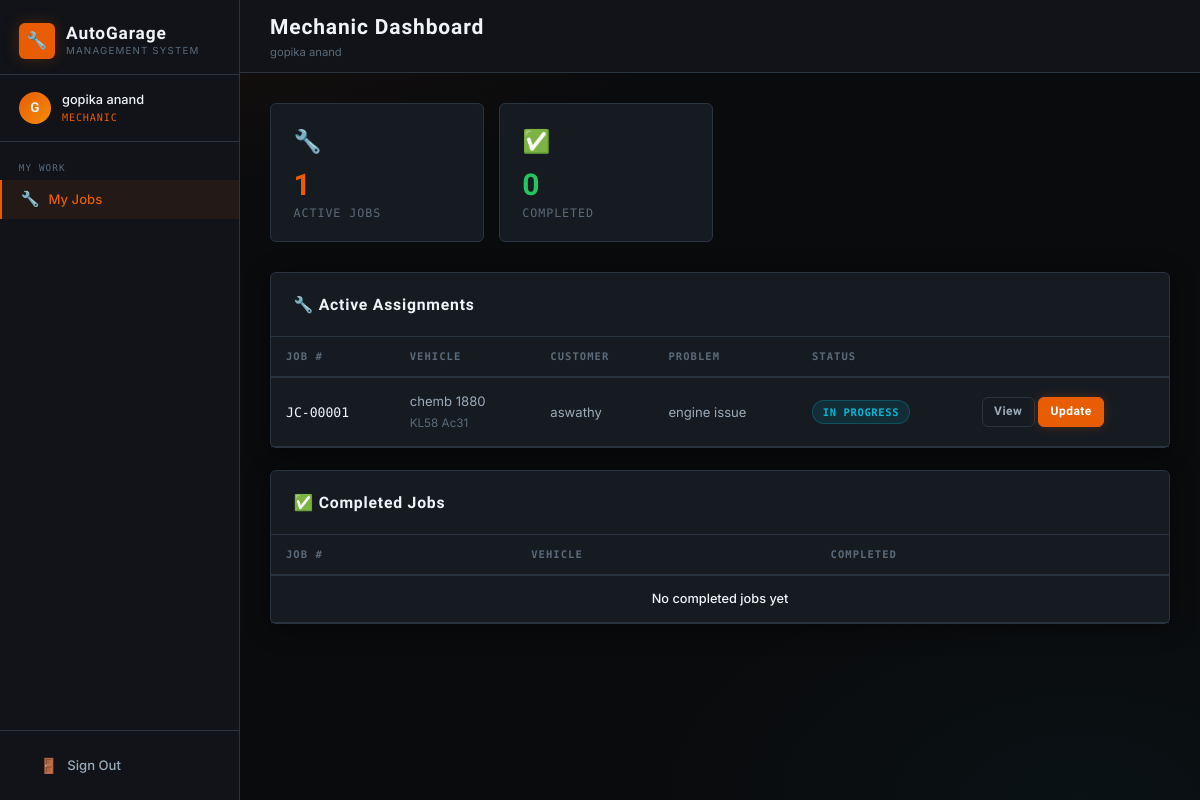
Screenshot of /mechanic/ (signed in) with the database file from the repository.
### core/models.py (models this page shows, shortened)
class UserProfile(models.Model):
    ROLE_CHOICES = [
        ('owner', 'Owner'),
        ('advisor', 'Service Advisor'),
        ('mechanic', 'Mechanic'),
        ('store_manager', 'Store Manager'),
    ]
    user = models.OneToOneField(User, on_delete=models.CASCADE, related_name='profile')
    role = models.CharField(max_length=20, choices=ROLE_CHOICES)
    phone = models.CharField(max_length=20, blank=True)
    created_at = models.DateTimeField(auto_now_add=True)

class JobCard(models.Model):
    STATUS_CHOICES = [
        ('pending', 'Pending'),
        ('in_progress', 'In Progress'),
        ('waiting_parts', 'Waiting for Parts'),
        ('completed', 'Completed'),
        ('delivered', 'Delivered'),
    ]
    job_number = models.CharField(max_length=20, unique=True, blank=True)
    vehicle = models.ForeignKey(Vehicle, on_delete=models.CASCADE, related_name='job_cards')
    advisor = models.ForeignKey(User, on_delete=models.SET_NULL, null=True, related_name='advised_jobs')
    mechanic = models.ForeignKey(User, on_delete=models.SET_NULL, null=True, blank=True, related_name='assigned_jobs')
    problem_description = models.TextField()
    repair_instructions = models.TextField(blank=True)
    status = models.CharField(max_length=20, choices=STATUS_CHOICES, default='pending')
    created_at = models.DateTimeField(auto_now_add=True)
    updated_at = models.DateTimeField(auto_now=True)
    completed_at = models.DateTimeField(null=True, blank=True)
    labour_cost = models.DecimalField(max_digits=10, decimal_places=2, default=0)
    notes = models.TextField(blank=True)

class Vehicle(models.Model):
    customer = models.ForeignKey(Customer, on_delete=models.CASCADE, related_name='vehicles')
    make = models.CharField(max_length=50)
    model = models.CharField(max_length=50)
    year = models.PositiveIntegerField()
    license_plate = models.CharField(max_length=20, unique=True)
    vin = models.CharField(max_length=50, blank=True)
    color = models.CharField(max_length=30, blank=True)
    mileage = models.PositiveIntegerField(default=0)

class Customer(models.Model):
    name = models.CharField(max_length=100)
    email = models.EmailField(blank=True)
    phone = models.CharField(max_length=20)
    address = models.TextField(blank=True)
    created_at = models.DateTimeField(auto_now_add=True)
    created_by = models.ForeignKey(User, on_delete=models.SET_NULL, null=True)

### core/views.py (the view)
# urls.py: path('mechanic/', views.mechanic_dashboard, name='mechanic_dashboard'),
@login_required
@role_required('mechanic')
def mechanic_dashboard(request):
    my_jobs = JobCard.objects.filter(
        mechanic=request.user
    ).select_related('vehicle__customer').order_by('-created_at')
    active = my_jobs.exclude(status__in=['completed', 'delivered'])
    completed = my_jobs.filter(status__in=['completed', 'delivered'])
    ctx = {
        'active_jobs': active,
        'completed_jobs': completed,
        'total_completed': completed.count(),
    }
    return render(request, 'core/mechanic_dashboard.html', ctx)

### core/views.py (called while the page is built)
def role_required(*roles):
    def decorator(view_func):
        @wraps(view_func)
        def wrapper(request, *args, **kwargs):
            if not request.user.is_authenticated:
                return redirect('login')
            try:
                profile = request.user.profile
                if profile.role in roles or request.user.is_superuser:
                    return view_func(request, *args, **kwargs)
            except UserProfile.DoesNotExist:
                if request.user.is_superuser:
                    return view_func(request, *args, **kwargs)
            messages.error(request, "You don't have permission to access that page.")
            return redirect('dashboard')
        return wrapper
    return decorator

### core/templates/core/mechanic_dashboard.html (shortened to what this page needs)
{% extends 'core/base.html' %}
{% block page_title %}Mechanic Dashboard{% endblock %}
{% block breadcrumb %}{{ request.user.get_full_name|default:request.user.username }}{% endblock %}
{% block content %}
<div class="stats-grid">
  <div class="stat-card accent"><div class="stat-icon">🔧</div><div class="stat-value">{{ active_jobs.count }}</div><div class="stat-label">Active Jobs</div></div>
  <div class="stat-card green"><div class="stat-icon">✅</div><div class="stat-value">{{ total_completed }}</div><div class="stat-label">Completed</div></div>
</div>
<div class="card mb-3">
  <div class="card-header"><span class="card-title">🔧 Active Assignments</span></div>
  <div class="table-wrap"><table>
    <thead><tr><th>Job #</th><th>Vehicle</th><th>Customer</th><th>Problem</th><th>Status</th><th></th></tr></thead>
    <tbody>
      {% for job in active_jobs %}
      <tr>
        <td class="text-mono text-accent">{{ job.job_number }}</td>
        <td>{{ job.vehicle.make }} {{ job.vehicle.model }}<br><span class="text-muted" style="font-size:0.78rem;">{{ job.vehicle.license_plate }}</span></td>
        <td>{{ job.vehicle.customer.name }}</td>
        <td style="max-width:220px; white-space:nowrap; overflow:hidden; text-overflow:ellipsis;">{{ job.problem_description }}</td>
        <td><span class="badge badge-{{ job.status }}">{{ job.get_status_display }}</span></td>
        <td>
          <a href="{% url 'job_detail' job.pk %}" class="btn btn-secondary btn-sm">View</a>
          <a href="{% url 'job_update_status' job.pk %}" class="btn btn-primary btn-sm">Update</a>
        </td>
      </tr>
      {% empty %}<tr><td colspan="6" class="text-center text-muted">No active assignments</td></tr>
      {% endfor %}
    </tbody>
  </table></div>
</div>
<div class="card">
  <div class="card-header"><span class="card-title">✅ Completed Jobs</span></div>
  <div class="table-wrap"><table>
    <thead><tr><th>Job #</th><th>Vehicle</th><th>Completed</th></tr></thead>
    <tbody>
      {% for job in completed_jobs|slice:":10" %}
      <tr>
        <td><a href="{% url 'job_detail' job.pk %}" class="text-accent text-mono">{{ job.job_number }}</a></td>
        <td>{{ job.vehicle.make }} {{ job.vehicle.model }} — {{ job.vehicle.customer.name }}</td>
        <td class="text-muted">{{ job.completed_at|date:"d M Y"|default:"—" }}</td>
      </tr>
      {% empty %}<tr><td colspan="3" class="text-center text-muted">No completed jobs yet</td></tr>
      {% endfor %}
    </tbody>
  </table></div>
</div>
{% endblock %}

### core/templates/core/base.html (shortened to what this page needs)
{% load static %}
<!DOCTYPE html>
<html lang="en">
<head>
  <link rel="stylesheet" href="{% static 'core/css/style.css' %}">
</head>
<body>
<div class="layout">
  <aside class="sidebar">
    <div class="sidebar-brand">
      <a href="{% url 'dashboard' %}" class="logo">
        <div class="logo-icon">🔧</div>
        <div>
          <div class="logo-text">AutoGarage</div>
          <div class="logo-sub">Management System</div>
        </div>
      </a>
    </div>
    <div class="sidebar-user">
      <div class="user-avatar">{{ request.user.username|first|upper }}</div>
      <div>
        <div class="user-name">{{ request.user.get_full_name|default:request.user.username }}</div>
        <div class="user-role">
          {% if request.user.is_superuser %}Owner{% else %}{{ request.user.profile.get_role_display }}{% endif %}
        </div>
      </div>
    </div>
    <nav class="sidebar-nav">
      {% with role=request.user.profile.role|default:"owner" %}
      {% if request.user.is_superuser or role == "owner" %}
      <div class="nav-section">
        <div class="nav-section-label">Overview</div>
        <a href="{% url 'owner_dashboard' %}" class="nav-link {% if request.resolver_match.url_name == 'owner_dashboard' %}active{% endif %}">
          <span class="icon">📊</span><span>Dashboard</span>
        </a>
        <a href="{% url 'reports' %}" class="nav-link {% if request.resolver_match.url_name == 'reports' %}active{% endif %}">
          <span class="icon">📈</span><span>Reports</span>
        </a>
      </div>
      <div class="nav-section">
        <div class="nav-section-label">People</div>
        <a href="{% url 'staff_list' %}" class="nav-link {% if 'staff' in request.resolver_match.url_name %}active{% endif %}">
          <span class="icon">👥</span><span>Staff</span>
        </a>
        <a href="{% url 'customer_list' %}" class="nav-link {% if 'customer' in request.resolver_match.url_name %}active{% endif %}">
          <span class="icon">🙋</span><span>Customers</span>
        </a>
      </div>
      <div class="nav-section">
        <div class="nav-section-label">Operations</div>
        <a href="{% url 'vehicle_list' %}" class="nav-link {% if 'vehicle' in request.resolver_match.url_name %}active{% endif %}">
          <span class="icon">🚗</span><span>Vehicles</span>
        </a>
        <a href="{% url 'job_list' %}" class="nav-link {% if 'job' in request.resolver_match.url_name %}active{% endif %}">
          <span class="icon">📋</span><span>Job Cards</span>
        </a>
        <a href="{% url 'invoice_list' %}" class="nav-link {% if 'invoice' in request.resolver_match.url_name %}active{% endif %}">
          <span class="icon">🧾</span><span>Invoices</span>
        </a>
      </div>
      <div class="nav-section">
        <div class="nav-section-label">Inventory</div>
        <a href="{% url 'parts_list' %}" class="nav-link {% if 'part' in request.resolver_match.url_name %}active{% endif %}">
          <span class="icon">⚙️</span><span>Spare Parts</span>
        </a>
        <a href="{% url 'category_list' %}" class="nav-link {% if 'category' in request.resolver_match.url_name %}active{% endif %}">
          <span class="icon">🏷️</span><span>Categories</span>
        </a>
        <a href="{% url 'supplier_list' %}" class="nav-link {% if 'supplier' in request.resolver_match.url_name %}active{% endif %}">
          <span class="icon">🏭</span><span>Suppliers</span>
        </a>
      </div>
      {% elif role == "mechanic" %}
      <div class="nav-section">
        <div class="nav-section-label">My Work</div>
        <a href="{% url 'mechanic_dashboard' %}" class="nav-link {% if request.resolver_match.url_name == 'mechanic_dashboard' %}active{% endif %}">
          <span class="icon">🔧</span><span>My Jobs</span>
        </a>
      </div>
      {% endif %}
      {% endwith %}
    </nav>
    <div class="sidebar-footer">
      <a href="{% url 'logout' %}" class="nav-link">
        <span class="icon">🚪</span><span>Sign Out</span>
      </a>
    </div>
  </aside>
  <div class="main">
    <div class="topbar">
      <div class="page-title">
        {% block page_title %}Dashboard{% endblock %}
        <span class="breadcrumb">{% block breadcrumb %}{% endblock %}</span>
      </div>
    </div>
    <div class="content">
      {% block content %}{% endblock %}
    </div>
  </div>
</div>
</body>
</html>

### rows the page displays
JobCard: job_number "JC-00001", vehicle.make "chemb", vehicle.model "1880", vehicle.license_plate "KL58 Ac31", vehicle.customer.name "aswathy", problem_description "engine issue", status "IN PROGRESS"

### other values shown
{{ request.user.username|first|upper }} "G"
{{ request.user.get_full_name|default:request.user.username }} "gopika anand"
{{ request.user.profile.get_role_display }} "MECHANIC"
{{ active_jobs.count }} "1"
{{ total_completed }} "0"
